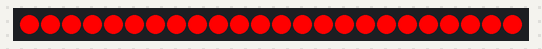
Recording of a sketch running on a simulated Arduino Uno, built with avr-gcc and run on an emulated ATmega328P. Shown: 24 RGB LEDs in strip order, left to right. What the sketch prints to the serial monitor is not drawn.

Above: at 0.07 s.
At 2.1 s:
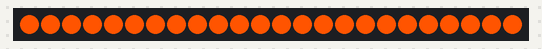
At 4.2 s:
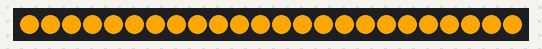
At 8.48 s:
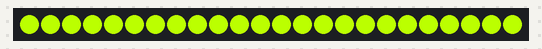
At 12.67 s:
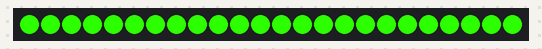
At 17.04 s:
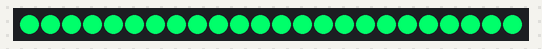

The sketch:

02_Simple_pattern.ino
```cpp
#include <Adafruit_NeoPixel.h>

#define PIN 7

Adafruit_NeoPixel ls = Adafruit_NeoPixel(24, PIN, NEO_GRB + NEO_KHZ800);

void setup() {
  ls.begin();
  ls.show();
  Serial.begin(9600);
}

void loop() {
  for (int j = 0; j < 256; j++) {
    for (int i = 0; i < 24; i++) {
      ls.setPixelColor(i, ls.ColorHSV(j * 65536 / 256));
      Serial.println(j * 65536 / 256);
    }
    ls.show();
    delay(50);
  }
  delay(1000);
}
```
